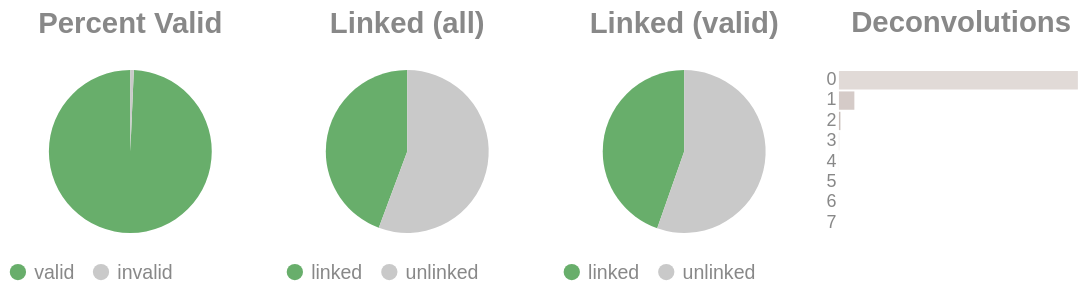

The cell this chart's notebook holds for it:
### Code cell
if SKIPLR:
    pass
else:
    clash = Counter()
    for i in valids['molecule'].to_list():
        _mol = i.split("-")
        if len(_mol) == 1:
            clash.update('0')
        else:
            clash.update(_mol[-1])

    _d = {"deconvolutions": [], 'count': []}
    for k,v in clash.items():
        _d['deconvolutions'].append(k)
        _d['count'].append(v)

    tot_valid = valids['reads'].sum()
    mask = valids['reads'] >= 2
    n_linked_reads = valids.filter(mask)['reads'].sum()
    if n_linked_reads == 0:
        print_html("No linked molecules (>=2 reads) were detected; skipping linked-only distributions.")
        SKIPLR = True
    else:
        perc_valid = round(tot_valid / n_reads, 4)
        linked_perc_abs = round(n_linked_reads / n_reads, 4)
        linked_perc = round(n_linked_reads / tot_valid, 4)

    _valid = pl.DataFrame({"valids": ['valid', 'invalid'], "count": [tot_valid, n_reads - tot_valid]})
    _linked_abs = pl.DataFrame({"linked (absolute)": ['linked', 'unlinked'], "count": [n_linked_reads, n_reads - n_linked_reads]})
    _linked_rel = pl.DataFrame({"linked (valids)": ['linked', 'unlinked'], "count": [n_linked_reads, tot_valid - n_linked_reads]})

    (
        alt.hconcat(
            piechart(_valid, goodval = 'valid', title = "Percent Valid"),
            piechart(_linked_abs, goodval = "linked", title =  "Linked (all)"),
            piechart(_linked_rel, goodval = "linked", title =  "Linked (valid)"),
            convolutionbar(pl.DataFrame(_d), title = "Deconvolutions"),
            center = True,
            bounds = 'flush'
        )
        .resolve_scale(color='independent')
        .resolve_legend('independent')
        .properties(usermeta={'embedOptions': {"actions": False}})
    ).display()

### Figure 1 — Vega-Lite specification as saved in the notebook (floating-point values rounded to 4 significant figures)
{"width": "container", "height": 400, "config": {"title": {"anchor": "start", "dy": -15, "fontSize": 18, "color": "#888888", "subtitleColor": "#888888", "subtitleFontSize": 14}, "arc": {"fill": "#0072B2"}, "axis": {"domainColor": "#888888", "domainWidth": 0.5, "gridWidth": 0.2, "grid": false, "titleFontWeight": 400, "titleFontSize": 15, "labelFontSize": 11, "labelColor": "#888888", "tickColor": "#888888", "tickWidth": 0.2, "titleColor": "#888888"}, "axisBand": {"grid": false}, "axisX": {"grid": true, "tickSize": 10, "domainCap": "round"}, "axisY": {"domain": false, "grid": true, "tickSize": 0, "domainCap": "round"}, "background": "transparent", "header": {"labelFontSize": 15, "labelColor": "#888888", "titleFontSize": 15, "titleFontWeight": 600, "titleColor": "#888888"}, "legend": {"labelFont": "sans-serif", "labelFontSize": 12, "labelColor": "#888888", "symbolSize": 100, "symbolType": "circle", "titleFontSize": 12, "titlePadding": 10, "titleColor": "#888888", "title": null}, "range": {"category": ["#E69F00", "#56B4E9", "#009E73", "#F0E442", "#0072B2", "#D55E00", "#CC79A7", "#000000"], "diverging": ["#cfe8f3", "#a2d4ec", "#73bfe2", "#46abdb", "#1696d2", "#12719e"]}, "area": {"fill": "#0072B2", "fillOpacity": 0.7, "line": true, "strokeOpacity": 0.7}, "line": {"color": "#0072B2", "stroke": "#0072B2", "strokeWidth": 2}, "trail": {"color": "#0072B2", "stroke": "#0072B2", "strokeWidth": 0, "size": 1}, "point": {"filled": true, "fillOpacity": 1.0, "size": 95}, "text": {"color": "#888888", "fontSize": 11, "align": "right", "fontWeight": 400, "size": 11}, "bar": {"fill": "#0072B2", "stroke": null}, "view": {"stroke": null, "continuousWidth": 660, "continuousHeight": 400}}, "hconcat": [{"data": {"name": "data-721c2f68b14479ff1d0c24fa6a077eae"}, "mark": {"type": "arc"}, "encoding": {"color": {"field": "valids", "legend": {"orient": "bottom", "title": null}, "scale": {"domain": ["valid", "invalid"], "range": ["#68ae6b", "#C9C9C9"]}, "title": "Valids", "type": "nominal"}, "theta": {"field": "count", "type": "quantitative"}, "tooltip": [{"field": "valids", "title": "Valids", "type": "ordinal"}, {"field": "percent", "format": ".2%", "title": "Percent", "type": "quantitative"}, {"field": "count", "title": "Count", "type": "quantitative"}]}, "height": 100, "title": {"text": "Percent Valid", "align": "center", "anchor": "middle"}, "transform": [{"calculate": "datum.count / 9543551", "as": "percent"}], "width": 150}, {"data": {"name": "data-93a9689bae6a0f33088c58a6de4e9fb7"}, "mark": {"type": "arc"}, "encoding": {"color": {"field": "linked (absolute)", "legend": {"orient": "bottom", "title": null}, "scale": {"domain": ["linked", "unlinked"], "range": ["#68ae6b", "#C9C9C9"]}, "title": "Linked (Absolute)", "type": "nominal"}, "theta": {"field": "count", "type": "quantitative"}, "tooltip": [{"field": "linked (absolute)", "title": "Linked (Absolute)", "type": "ordinal"}, {"field": "percent", "format": ".2%", "title": "Percent", "type": "quantitative"}, {"field": "count", "title": "Count", "type": "quantitative"}]}, "height": 100, "title": {"text": "Linked (all)", "align": "center", "anchor": "middle"}, "transform": [{"calculate": "datum.count / 9543551", "as": "percent"}], "width": 150}, {"data": {"name": "data-a9e6a2683453e56186dc426069615220"}, "mark": {"type": "arc"}, "encoding": {"color": {"field": "linked (valids)", "legend": {"orient": "bottom", "title": null}, "scale": {"domain": ["linked", "unlinked"], "range": ["#68ae6b", "#C9C9C9"]}, "title": "Linked (Valids)", "type": "nominal"}, "theta": {"field": "count", "type": "quantitative"}, "tooltip": [{"field": "linked (valids)", "title": "Linked (Valids)", "type": "ordinal"}, {"field": "percent", "format": ".2%", "title": "Percent", "type": "quantitative"}, {"field": "count", "title": "Count", "type": "quantitative"}]}, "height": 100, "title": {"text": "Linked (valid)", "align": "center", "anchor": "middle"}, "transform": [{"calculate": "datum.count / 9478091", "as": "percent"}], "width": 150}, {"data": {"name": "data-8738245a746baa4bb04f35912f4da374"}, "mark": {"type": "bar"}, "encoding": {"color": {"field": "deconvolutions", "legend": null, "scale": {"scheme": "lightgreyred"}, "type": "nominal"}, "tooltip": [{"field": "deconvolutions", "title": "Deconvolutions", "type": "ordinal"}, {"field": "percent", "format": ".2%", "title": "Percent", "type": "quantitative"}, {"field": "count", "title": "Count", "type": "quantitative"}], "x": {"axis": null, "field": "count", "type": "quantitative"}, "y": {"field": "deconvolutions", "sort": "ascending", "title": null, "type": "nominal"}}, "height": 100, "title": {"text": "Deconvolutions", "align": "center", "anchor": "middle"}, "transform": [{"calculate": "datum.count / 6810306", "as": "percent"}], "width": 150}], "bounds": "flush", "center": true, "resolve": {"legend": {"angle": "independent"}, "scale": {"color": "independent"}}, "usermeta": {"embedOptions": {"actions": false}}, "$schema": "https://vega.github.io/schema/vega-lite/v6.1.0.json", "datasets": {"data-721c2f68b14479ff1d0c24fa6a077eae": [{"valids": "valid", "count": 9478091}, {"valids": "invalid", "count": 65460}], "data-93a9689bae6a0f33088c58a6de4e9fb7": [{"linked (absolute)": "linked", "count": 4229826}, {"linked (absolute)": "unlinked", "count": 5313725}], "data-a9e6a2683453e56186dc426069615220": [{"linked (valids)": "linked", "count": 4229826}, {"linked (valids)": "unlinked", "count": 5248265}], "data-8738245a746baa4bb04f35912f4da374": [{"deconvolutions": "0", "count": 6356014}, {"deconvolutions": "1", "count": 410491}, {"deconvolutions": "2", "count": 38823}, {"deconvolutions": "3", "count": 4355}, {"deconvolutions": "4", "count": 547}, {"deconvolutions": "5", "count": 62}, {"deconvolutions": "6", "count": 11}, {"deconvolutions": "7", "count": 3}]}}
